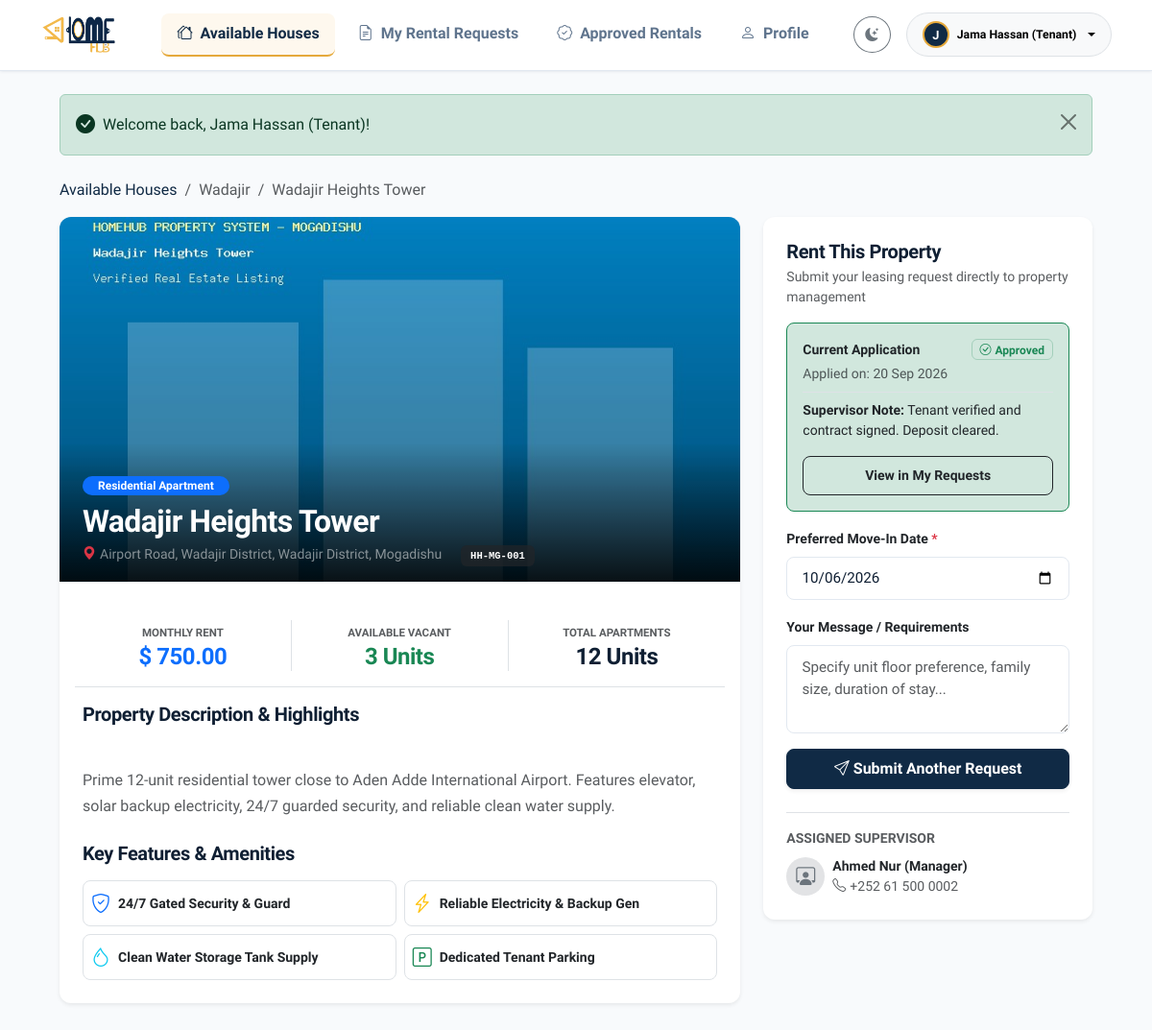
Page /user/house_details.php?id=1 (signed in) on the committed database.
### tables this page shows
CREATE TABLE IF NOT EXISTS `houses` (
  `id` INT AUTO_INCREMENT PRIMARY KEY,
  `category_id` INT NOT NULL,
  `manager_id` INT NULL,
  `house_name` VARCHAR(150) NOT NULL,
  `house_code` VARCHAR(50) NOT NULL UNIQUE,
  `address` VARCHAR(255) NOT NULL,
  `city` VARCHAR(100) NOT NULL,
  `rent_price` DECIMAL(10,2) NOT NULL,
  `total_apartments` INT NOT NULL DEFAULT 1,
  `occupied_apartments` INT NOT NULL DEFAULT 0,
  `vacant_apartments` INT NOT NULL DEFAULT 1,
  `description` TEXT NULL,
  `image` VARCHAR(255) NULL,
  `created_at` TIMESTAMP DEFAULT CURRENT_TIMESTAMP,
  FOREIGN KEY (`category_id`) REFERENCES `categories`(`id`) ON DELETE CASCADE,
  FOREIGN KEY (`manager_id`) REFERENCES `users`(`id`) ON DELETE SET NULL
);

CREATE TABLE IF NOT EXISTS `categories` (
  `id` INT AUTO_INCREMENT PRIMARY KEY,
  `category_name` VARCHAR(100) NOT NULL,
  `description` VARCHAR(255) NULL,
  `created_at` TIMESTAMP DEFAULT CURRENT_TIMESTAMP
);

CREATE TABLE IF NOT EXISTS `rental_requests` (
  `id` INT AUTO_INCREMENT PRIMARY KEY,
  `user_id` INT NOT NULL,
  `house_id` INT NOT NULL,
  `status` ENUM('pending', 'approved', 'rejected') NOT NULL DEFAULT 'pending',
  `request_note` TEXT NULL,
  `admin_notes` TEXT NULL,
  `move_in_date` DATE NULL,
  `created_at` TIMESTAMP DEFAULT CURRENT_TIMESTAMP,
  `updated_at` TIMESTAMP NULL ON UPDATE CURRENT_TIMESTAMP,
  FOREIGN KEY (`user_id`) REFERENCES `users`(`id`) ON DELETE CASCADE,
  FOREIGN KEY (`house_id`) REFERENCES `houses`(`id`) ON DELETE CASCADE
);

CREATE TABLE IF NOT EXISTS `users` (
  `id` INT AUTO_INCREMENT PRIMARY KEY,
  `name` VARCHAR(100) NOT NULL,
  `email` VARCHAR(150) NOT NULL UNIQUE,
  `phone` VARCHAR(30) NULL,
  `password` VARCHAR(255) NOT NULL,
  `role` ENUM('admin', 'manager', 'user') NOT NULL DEFAULT 'user',
  `avatar` VARCHAR(255) NULL,
  `status` ENUM('active', 'inactive') NOT NULL DEFAULT 'active',
  `created_at` TIMESTAMP DEFAULT CURRENT_TIMESTAMP
);

### config/config.php (called while the page is built, shortened)
<?php
function get_setting(PDO $pdo, string $key, string $default = ''): string {
    static $settingsCache = [];
    try {
        $stmt = $pdo->prepare("SELECT setting_value FROM settings WHERE setting_key = ? LIMIT 1");
        $stmt->execute([$key]);
        $val = $stmt->fetchColumn();
        $settingsCache[$key] = $val !== false ? (string)$val : $default;
        return $settingsCache[$key];
    } catch (Exception $e) {
        return $default;
    }
}

### user/house_details.php (the view, shortened to what this page needs)
<?php
require_once __DIR__ . '/../config/config.php';
require_once __DIR__ . '/../includes/functions.php';
require_once __DIR__ . '/../includes/auth.php';
$currentUser = current_user();
$userId = (int)$currentUser['id'];
$currency = get_setting($pdo, 'currency', '$');
$houseId = !empty($_GET['id']) ? (int)$_GET['id'] : 0;
$stmt = $pdo->prepare("
    SELECT h.*, c.category_name, c.description as category_desc,
           mgr.name as manager_name, mgr.phone as manager_phone, mgr.email as manager_email
    FROM houses h
    JOIN categories c ON h.category_id = c.id
    LEFT JOIN users mgr ON h.manager_id = mgr.id
    WHERE h.id = ? LIMIT 1
");
$stmt->execute([$houseId]);
$house = $stmt->fetch();
$stmtExisting = $pdo->prepare("SELECT * FROM rental_requests WHERE user_id = ? AND house_id = ? ORDER BY id DESC LIMIT 1");
$stmtExisting->execute([$userId, $houseId]);
$existingRequest = $stmtExisting->fetch();
$imgUrl = !empty($house['image']) && file_exists(UPLOAD_DIR . 'houses/' . $house['image'])
    ? UPLOAD_URL . 'houses/' . e($house['image'])
    : 'https://images.unsplash.com/photo-1545324418-cc1a3fa10c00?auto=format&fit=crop&w=1200&q=80';
require_once __DIR__ . '/../includes/header.php';
?>
<?php require_once __DIR__ . '/../includes/user_navbar.php'; ?>
<main class="content-wrapper container py-4">
    <?= display_flash(); ?>
    <nav aria-label="breadcrumb" class="mb-3">
        <ol class="breadcrumb small">
            <li class="breadcrumb-item"><a href="<?= BASE_URL; ?>user/index.php">Available Houses</a></li>
            <li class="breadcrumb-item text-muted"><?= e($house['city']); ?></li>
            <li class="breadcrumb-item active" aria-current="page"><?= e($house['house_name']); ?></li>
        </ol>
    </nav>
    <div class="row g-4">
        <div class="col-lg-8">
            <div class="card overflow-hidden shadow-sm border-0 mb-4">
                <div style="position: relative; height: 380px;">
                    <img src="<?= $imgUrl; ?>" alt="<?= e($house['house_name']); ?>" style="width: 100%; height: 100%; object-fit: cover;">
                    <div style="position: absolute; bottom: 0; left: 0; right: 0; background: linear-gradient(to top, rgba(0,0,0,0.85), transparent); padding: 2rem 1.5rem 1rem;">
                        <span class="badge bg-primary px-3 py-1 rounded-pill mb-2"><?= e($house['category_name']); ?></span>
                        <h2 class="text-white fw-bold mb-1"><?= e($house['house_name']); ?></h2>
                        <div class="text-white-50 small">
                            <i class="bi bi-geo-alt-fill text-danger me-1"></i><?= e($house['address']); ?>, <?= e($house['city']); ?> District, Mogadishu
                            <span class="ms-3 font-monospace badge bg-dark bg-opacity-75"><?= e($house['house_code']); ?></span>
                        </div>
                    </div>
                </div>
                <div class="card-body p-4">
                    <div class="row g-3 py-3 border-bottom mb-3 text-center">
                        <div class="col-4 border-end">
                            <small class="text-muted text-uppercase fw-semibold" style="font-size: 0.72rem;">Monthly Rent</small>
                            <h4 class="fw-bolder text-primary mb-0"><?= format_currency($house['rent_price'], $currency); ?></h4>
                        </div>
                        <div class="col-4 border-end">
                            <small class="text-muted text-uppercase fw-semibold" style="font-size: 0.72rem;">Available Vacant</small>
                            <h4 class="fw-bolder <?= (int)$house['vacant_apartments'] > 0 ? 'text-success' : 'text-danger'; ?> mb-0">
                                <?= (int)$house['vacant_apartments']; ?> Units
                            </h4>
                        </div>
                        <div class="col-4">
                            <small class="text-muted text-uppercase fw-semibold" style="font-size: 0.72rem;">Total Apartments</small>
                            <h4 class="fw-bolder text-main mb-0"><?= (int)$house['total_apartments']; ?> Units</h4>
                        </div>
                    </div>
                    <h5 class="fw-bold mb-3">Property Description & Highlights</h5>
                    <p class="text-muted leading-relaxed" style="white-space: pre-line; line-height: 1.7;">
                        <?= e($house['description'] ?? 'No additional description provided for this listing.'); ?>
                    </p>
                    <h5 class="fw-bold mb-3 mt-4">Key Features & Amenities</h5>
                    <div class="row g-2">
                        <div class="col-sm-6">
                            <div class="p-2 border rounded-3 d-flex align-items-center gap-2">
                                <i class="bi bi-shield-check text-primary fs-5"></i>
                                <span class="small fw-semibold">24/7 Gated Security & Guard</span>
                            </div>
                        </div>
                        <div class="col-sm-6">
                            <div class="p-2 border rounded-3 d-flex align-items-center gap-2">
                                <i class="bi bi-lightning-charge text-warning fs-5"></i>
                                <span class="small fw-semibold">Reliable Electricity & Backup Gen</span>
                            </div>
                        </div>
                        <div class="col-sm-6">
                            <div class="p-2 border rounded-3 d-flex align-items-center gap-2">
                                <i class="bi bi-droplet text-info fs-5"></i>
                                <span class="small fw-semibold">Clean Water Storage Tank Supply</span>
                            </div>
                        </div>
                        <div class="col-sm-6">
                            <div class="p-2 border rounded-3 d-flex align-items-center gap-2">
                                <i class="bi bi-p-square text-success fs-5"></i>
                                <span class="small fw-semibold">Dedicated Tenant Parking</span>
                            </div>
                        </div>
                    </div>
                </div>
            </div>
        </div>
        <div class="col-lg-4">
            <div class="card shadow-sm border-0 mb-4 sticky-top" style="top: 90px;">
                <div class="card-body p-4">
                    <h5 class="fw-bold mb-1">Rent This Property</h5>
                    <p class="text-muted small mb-3">Submit your leasing request directly to property management</p>
                    <?php if ($existingRequest): ?>
                        <div class="p-3 rounded-3 mb-3 border <?= $existingRequest['status'] === 'approved' ? 'bg-success-subtle border-success' : ($existingRequest['status'] === 'rejected' ? 'bg-danger-subtle border-danger' : 'bg-warning-subtle border-warning'); ?>">
                            <div class="d-flex justify-content-between align-items-center mb-1">
                                <span class="fw-bold small">Current Application</span>
                                <?= status_badge($existingRequest['status']); ?>
                            </div>
                            <small class="d-block text-muted">Applied on: <?= format_date($existingRequest['created_at']); ?></small>
                            <?php if (!empty($existingRequest['admin_notes'])): ?>
                                <div class="mt-2 pt-2 border-top small">
                                    <strong>Supervisor Note:</strong> <?= e($existingRequest['admin_notes']); ?>
                                </div>
                            <?php endif; ?>
                            <div class="mt-3">
                                <a href="<?= BASE_URL; ?>user/my_requests.php" class="btn btn-sm btn-outline-dark w-100">
                                    View in My Requests
                                </a>
                            </div>
                        </div>
                    <?php endif; ?>
                    <?php if ((int)$house['vacant_apartments'] <= 0): ?>
                        <div class="alert alert-warning py-3" role="alert">
                            <i class="bi bi-exclamation-triangle-fill me-2"></i>
                            <strong>Fully Occupied:</strong> All units in this building are currently leased.
                        </div>
                    <?php else: ?>
                        <form method="POST" action="<?= BASE_URL; ?>user/rent_request.php">
                            <div class="mb-3">
                                <label class="form-label fw-semibold small">Preferred Move-In Date <span class="text-danger">*</span></label>
                                <input type="date" name="move_in_date" class="form-control" value="<?= date('Y-m-d', strtotime('+3 days')); ?>" required>
                            </div>
                            <div class="mb-3">
                                <label class="form-label fw-semibold small">Your Message / Requirements</label>
                                <textarea name="request_note" rows="3" class="form-control" placeholder="Specify unit floor preference, family size, duration of stay..."></textarea>
                            </div>
                            <button type="submit" class="btn btn-primary w-100 py-2 fw-bold shadow-sm">
                                <i class="bi bi-send me-1"></i><?= $existingRequest ? 'Submit Another Request' : 'Submit Rental Request'; ?>
                            </button>
                        </form>
                    <?php endif; ?>
                    <div class="border-top mt-4 pt-3">
                        <small class="text-muted fw-bold text-uppercase d-block mb-2">Assigned Supervisor</small>
                        <div class="d-flex align-items-center gap-2">
                            <div class="rounded-circle bg-secondary-subtle text-secondary d-flex align-items-center justify-content-center fw-bold" style="width: 40px; height: 40px;">
                                <i class="bi bi-person-workspace fs-5"></i>
                            </div>
                            <div>
                                <div class="fw-bold small"><?= e($house['manager_name'] ?? 'HomeHub Admin Office'); ?></div>
                                <small class="text-muted d-block"><i class="bi bi-telephone me-1"></i><?= e($house['manager_phone'] ?? '+252 61 555 4321'); ?></small>
                            </div>
                        </div>
                    </div>
                </div>
            </div>
        </div>
    </div>
</main>
<?php require_once __DIR__ . '/../includes/footer.php'; ?>

### includes/functions.php (shortened to what this page needs)
<?php
function e(?string $string): string {
    return htmlspecialchars((string)($string ?? ''), ENT_QUOTES, 'UTF-8');
}
function display_flash(): string {
    if (!empty($_SESSION['flash'])) {
        $type = e($_SESSION['flash']['type']);
        $msg = e($_SESSION['flash']['message']);
        $icon = match($type) {
            'success' => 'bi-check-circle-fill',
            'danger'  => 'bi-exclamation-octagon-fill',
            'warning' => 'bi-exclamation-triangle-fill',
            default   => 'bi-info-circle-fill'
        };
        return '<div class="alert alert-' . $type . ' alert-dismissible fade show d-flex align-items-center mb-4" role="alert">
                    <i class="bi ' . $icon . ' me-2 fs-5"></i>
                    <div class="flex-grow-1">' . $msg . '</div>
                    <button type="button" class="btn-close" data-bs-dismiss="alert" aria-label="Close"></button>
                </div>';
    }
    return '';
}
function format_currency(float|int|string $amount, string $currency = '$'): string {
    $num = (float)$amount;
    return $currency . ' ' . number_format($num, 2);
}
function format_date(?string $date, string $format = 'd M Y'): string {
    $timestamp = strtotime($date);
    return $timestamp ? date($format, $timestamp) : '-';
}
function status_badge(string $status): string {
    $status = strtolower($status);
    return match($status) {
        'approved' => '<span class="badge bg-success-subtle text-success border border-success-subtle px-2 py-1"><i class="bi bi-check-circle me-1"></i>Approved</span>',
        'pending'  => '<span class="badge bg-warning-subtle text-warning border border-warning-subtle px-2 py-1"><i class="bi bi-clock-history me-1"></i>Pending</span>',
        'rejected' => '<span class="badge bg-danger-subtle text-danger border border-danger-subtle px-2 py-1"><i class="bi bi-x-circle me-1"></i>Rejected</span>',
        default    => '<span class="badge bg-secondary px-2 py-1">' . e(ucfirst($status)) . '</span>'
    };
}

### rows in the picture
houses: city "Wadajir", house_name "Wadajir Heights Tower", image (picture), category.category_name "Residential Apartment", address "Airport Road, Wadajir District", house_code "HH-MG-001", rent_price "$ 750.00", vacant_apartments "3", total_apartments "12", description "Prime 12-unit residential tower close to Aden Adde International Airport. Features elevator, solar backup electricity, 24/7 guarded security, and reliable clean water supply.", manager.name "Ahmed Nur (Manager)", manager.phone "+252 61 500 0002"
rental_requests: status "Approved", created_at "20 Sep 2026", admin_notes "Tenant verified and contract signed. Deposit cleared."

### other values in the picture
substr($currentUser['name'] ?? 'U', 0, 1) "J"
$currentUser['name'] "Jama Hassan (Tenant)"
$msg "Welcome back, Jama Hassan (Tenant)!"
